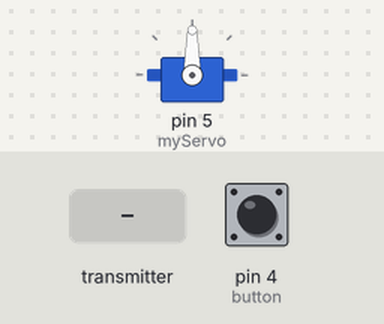
The sketch below on a simulated Arduino Uno, built with avr-gcc and run on an emulated ATmega328P. Shown: servo. Inputs (shaded band) come from the test bench; at power-on: pin 4 (button) HIGH. No radio packets arrive unless stated.

Above: at 1.2 s.
1.3 s: the transmitter starts sending anglev = 0
At 2.5 s:
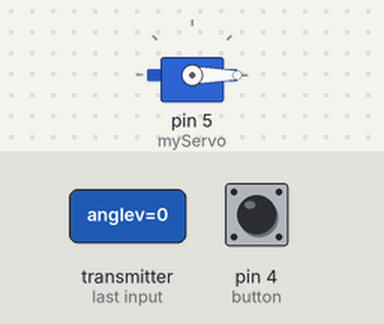
2.8 s: the transmitter starts sending anglev = 45
At 3.7 s:
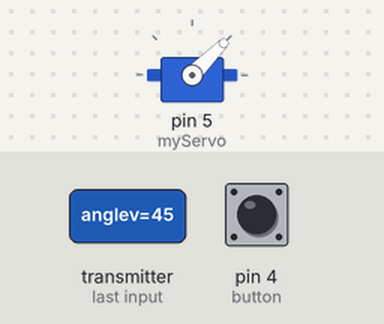
4.3 s: the transmitter starts sending anglev = 180
At 4.8 s:
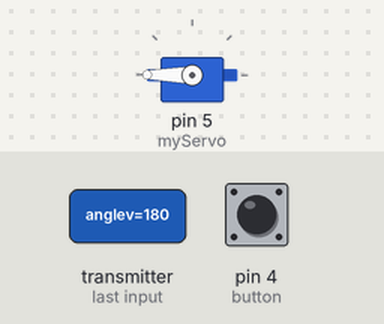
5.8 s: the transmitter starts sending anglev = 90
At 7.2 s:
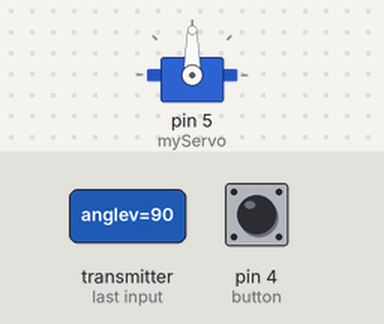
Timing chart, 0 to 8.3 s (numbered marks = the images above; inputs shaded):
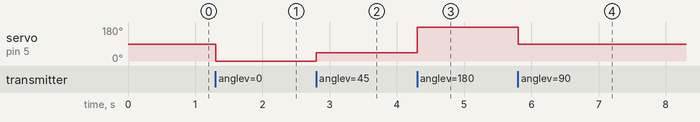

Measured:
- after the input at 1.3 s, servo on pin 5 (myServo): 90° → 0° at once
- after the input at 2.8 s, servo on pin 5 (myServo): 0° → 45° at once
- after the input at 4.3 s, servo on pin 5 (myServo): 45° → 180° at once
- after the input at 5.8 s, servo on pin 5 (myServo): 180° → 90° at once

The sketch:

recServo.ino
```cpp
#include <RF24.h>
#include <SPI.h>
#include <Servo.h>
#define button 4

RF24 radio(9,10);
const byte addresses[][6] = {"00001","00002"};
Servo myServo;
boolean buttonState = 0;

void setup()
{
  pinMode(button,INPUT_PULLUP);
  myServo.attach(5);
  radio.begin();
  radio.openWritingPipe(addresses[0]);  //00001
  radio.openReadingPipe(1,addresses[1]);  //00002
  radio.setPALevel(RF24_PA_MIN);
  myServo.write(90);
}

void loop()
{
  delay(5);
  radio.startListening();
  if (radio.available())
  {
    while (radio.available())
    {
      int anglev = 0;
      radio.read(&anglev,sizeof(anglev));
      myServo.write(anglev);
    }
    delay(5);
    radio.stopListening();
    buttonState = digitalRead(button);
    radio.write(&buttonState,sizeof(buttonState));
  }
}
```
